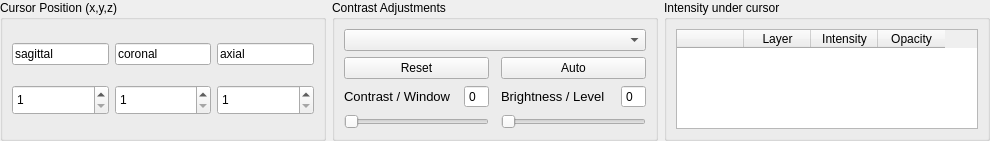
                         <widget class="QWidget" name="page_29">
                          <property name="maximumSize">
                           <size>
                            <width>16777215</width>
                            <height>16777215</height>
                           </size>
                          </property>
                          <layout class="QGridLayout" name="gridLayout_211" columnstretch="1,1,1">
                           <property name="leftMargin">
                            <number>0</number>
                           </property>
                           <property name="topMargin">
                            <number>0</number>
                           </property>
                           <property name="rightMargin">
                            <number>0</number>
                           </property>
                           <property name="bottomMargin">
                            <number>0</number>
                           </property>
                           <property name="horizontalSpacing">
                            <number>6</number>
                           </property>
                           <property name="verticalSpacing">
                            <number>0</number>
                           </property>
                           <item row="0" column="0">
                            <widget class="QGroupBox" name="groupBox_68">
                             <property name="maximumSize">
                              <size>
                               <width>16777215</width>
                               <height>300</height>
                              </size>
                             </property>
                             <property name="toolTip">
                              <string>Live cursor position in this view, reported separately for the coronal, sagittal, and axial planes.</string>
                             </property>
                             <property name="title">
                              <string>Cursor Position (x,y,z)</string>
                             </property>
                             <layout class="QGridLayout" name="gridLayout_157">
                              <item row="0" column="2">
                               <widget class="QLineEdit" name="lineEdit_68">
                                <property name="text">
                                 <string>coronal</string>
                                </property>
                                <property name="readOnly">
                                 <bool>true</bool>
                                </property>
                               </widget>
                              </item>
                              <item row="1" column="2">
                               <widget class="QSpinBox" name="spinBox_y_data3d">
                                <property name="maximumSize">
                                 <size>
                                  <width>16777215</width>
                                  <height>30</height>
                                 </size>
                                </property>
                                <property name="toolTip">
                                 <string>Cursor position (voxel index)</string>
                                </property>
                                <property name="buttonSymbols">
                                 <enum>QAbstractSpinBox::UpDownArrows</enum>
                                </property>
                                <property name="minimum">
                                 <number>1</number>
                                </property>
                                <property name="maximum">
                                 <number>120</number>
                                </property>
                               </widget>
                              </item>
                              <item row="1" column="3">
                               <widget class="QSpinBox" name="spinBox_z_data3d">
                                <property name="maximumSize">
                                 <size>
                                  <width>16777215</width>
                                  <height>30</height>
                                 </size>
                                </property>
                                <property name="toolTip">
                                 <string>Cursor position (voxel index)</string>
                                </property>
                                <property name="buttonSymbols">
                                 <enum>QAbstractSpinBox::UpDownArrows</enum>
                                </property>
                                <property name="minimum">
                                 <number>1</number>
                                </property>
                                <property name="maximum">
                                 <number>60</number>
                                </property>
                               </widget>
                              </item>
                              <item row="1" column="1">
                               <widget class="QSpinBox" name="spinBox_x_data3d">
                                <property name="maximumSize">
                                 <size>
                                  <width>16777215</width>
                                  <height>30</height>
                                 </size>
                                </property>
                                <property name="toolTip">
                                 <string>Cursor position (voxel index)</string>
                                </property>
                                <property name="buttonSymbols">
                                 <enum>QAbstractSpinBox::UpDownArrows</enum>
                                </property>
                                <property name="minimum">
                                 <number>1</number>
                                </property>
                                <property name="maximum">
                                 <number>120</number>
                                </property>
                               </widget>
                              </item>
                              <item row="0" column="1">
                               <widget class="QLineEdit" name="lineEdit_67">
                                <property name="text">
                                 <string>sagittal</string>
                                </property>
                                <property name="readOnly">
                                 <bool>true</bool>
                                </property>
                               </widget>
                              </item>
                              <item row="0" column="3">
                               <widget class="QLineEdit" name="lineEdit_77">
                                <property name="text">
                                 <string>axial</string>
                                </property>
                                <property name="readOnly">
                                 <bool>true</bool>
                                </property>
                               </widget>
                              </item>
                             </layout>
                            </widget>
                           </item>
                           <item row="0" column="1">
                            <widget class="QGroupBox" name="groupBox_contrast">
                             <property name="minimumSize">
                              <size>
                               <width>0</width>
                               <height>0</height>
                              </size>
                             </property>
                             <property name="maximumSize">
                              <size>
                               <width>16777215</width>
                               <height>300</height>
                              </size>
                             </property>
                             <property name="toolTip">
                              <string>Adjust this 3D view's window/level (contrast/brightness) with the sliders, or use Auto/Reset.</string>
                             </property>
                             <property name="title">
                              <string>Contrast Adjustments</string>
                             </property>
                             <layout class="QGridLayout" name="gridLayout_162" columnstretch="1,0,0,1,0">
                              <item row="5" column="0" colspan="2">
                               <widget class="QSlider" name="changeContrast_data3d">
                                <property name="toolTip">
                                 <string>Adjust contrast (window width)</string>
                                </property>
                                <property name="styleSheet">
                                 <string notr="true"/>
                                </property>
                                <property name="maximum">
                                 <number>99</number>
                                </property>
                                <property name="singleStep">
                                 <number>1</number>
                                </property>
                                <property name="pageStep">
                                 <number>10</number>
                                </property>
                                <property name="value">
                                 <number>0</number>
                                </property>
                                <property name="orientation">
                                 <enum>Qt::Horizontal</enum>
                                </property>
                               </widget>
                              </item>
                              <item row="2" column="3">
                               <widget class="QLabel" name="label_35">
                                <property name="font">
                                 <font>
                                  <pointsize>10</pointsize>
                                  <bold>false</bold>
                                 </font>
                                </property>
                                <property name="text">
                                 <string>Brightness / Level</string>
                                </property>
                               </widget>
                              </item>
                              <item row="2" column="1">
                               <widget class="QSpinBox" name="display_window_data3d">
                                <property name="enabled">
                                 <bool>true</bool>
                                </property>
                                <property name="toolTip">
                                 <string>Current contrast (window width) value</string>
                                </property>
                                <property name="readOnly">
                                 <bool>true</bool>
                                </property>
                                <property name="buttonSymbols">
                                 <enum>QAbstractSpinBox::NoButtons</enum>
                                </property>
                               </widget>
                              </item>
                              <item row="5" column="3" colspan="2">
                               <widget class="QSlider" name="changeBrightness_data3d">
                                <property name="toolTip">
                                 <string>Adjust brightness (window level)</string>
                                </property>
                                <property name="maximum">
                                 <number>99</number>
                                </property>
                                <property name="singleStep">
                                 <number>1</number>
                                </property>
                                <property name="pageStep">
                                 <number>10</number>
                                </property>
                                <property name="value">
                                 <number>0</number>
                                </property>
                                <property name="orientation">
                                 <enum>Qt::Horizontal</enum>
                                </property>
                               </widget>
                              </item>
                              <item row="1" column="3" colspan="2">
                               <widget class="QPushButton" name="pushButton_auto_data3d">
                                <property name="toolTip">
                                 <string>Auto-adjust contrast/brightness</string>
                                </property>
                                <property name="text">
                                 <string>Auto</string>
                                </property>
                               </widget>
                              </item>
                              <item row="1" column="0" colspan="2">
                               <widget class="QPushButton" name="pushButton_reset_data3d">
                                <property name="toolTip">
                                 <string>Reset contrast/brightness to default</string>
                                </property>
                                <property name="text">
                                 <string>Reset</string>
                                </property>
                               </widget>
                              </item>
                              <item row="2" column="4">
                               <widget class="QSpinBox" name="display_level_data3d">
                                <property name="toolTip">
                                 <string>Current brightness (window level) value</string>
                                </property>
                                <property name="readOnly">
                                 <bool>true</bool>
                                </property>
                                <property name="buttonSymbols">
                                 <enum>QAbstractSpinBox::NoButtons</enum>
                                </property>
                               </widget>
                              </item>
                              <item row="2" column="0">
                               <widget class="QLabel" name="label_36">
                                <property name="font">
                                 <font>
                                  <pointsize>10</pointsize>
                                  <bold>false</bold>
                                 </font>
                                </property>
                                <property name="text">
                                 <string>Contrast / Window</string>
                                </property>
                               </widget>
                              </item>
                              <item row="0" column="0" colspan="5">
                               <widget class="QComboBox" name="comboBox_Contrastimage">
                                <property name="toolTip">
                                 <string>Select which loaded layer these contrast controls adjust</string>
                                </property>
                               </widget>
                              </item>
                             </layout>
                            </widget>
                           </item>
                           <item row="0" column="2">
                            <widget class="QGroupBox" name="groupBox_40">
                             <property name="minimumSize">
                              <size>
                               <width>100</width>
                               <height>100</height>
                              </size>
                             </property>
                             <property name="maximumSize">
                              <size>
                               <width>16777215</width>
                               <height>300</height>
                              </size>
                             </property>
                             <property name="toolTip">
                              <string>Live voxel intensity value at the current cursor position.</string>
                             </property>
                             <property name="title">
                              <string>Intensity under cursor</string>
                             </property>
                             <layout class="QGridLayout" name="gridLayout_156" rowstretch="0,0">
                              <property name="rightMargin">
                               <number>9</number>
                              </property>
                              <property name="bottomMargin">
                               <number>9</number>
                              </property>
                              <item row="1" column="0">
                               <widget class="QTableWidget" name="tableintensity_data3d">
                                <property name="sizePolicy">
                                 <sizepolicy hsizetype="MinimumExpanding" vsizetype="MinimumExpanding">
                                  <horstretch>0</horstretch>
                                  <verstretch>0</verstretch>
                                 </sizepolicy>
                                </property>
                                <property name="maximumSize">
                                 <size>
                                  <width>700</width>
                                  <height>1677</height>
                                 </size>
                                </property>
                                <property name="contextMenuPolicy">
                                 <enum>Qt::NoContextMenu</enum>
                                </property>
                                <property name="toolTip">
                                 <string>Loaded layers: toggle visibility, view name/intensity, adjust opacity</string>
                                </property>
                                <property name="sizeAdjustPolicy">
                                 <enum>QAbstractScrollArea::AdjustToContents</enum>
                                </property>
                                <property name="selectionBehavior">
                                 <enum>QAbstractItemView::SelectItems</enum>
                                </property>
                                <attribute name="horizontalHeaderDefaultSectionSize">
                                 <number>67</number>
                                </attribute>
                                <column>
                                 <property name="text">
                                  <string/>
                                 </property>
                                </column>
                                <column>
                                 <property name="text">
                                  <string>Layer</string>
                                 </property>
                                </column>
                                <column>
                                 <property name="text">
                                  <string>Intensity</string>
                                 </property>
                                </column>
                                <column>
                                 <property name="text">
                                  <string>Opacity</string>
                                 </property>
                                </column>
                               </widget>
                              </item>
                             </layout>
                            </widget>
                           </item>
                          </layout>
                         </widget>
